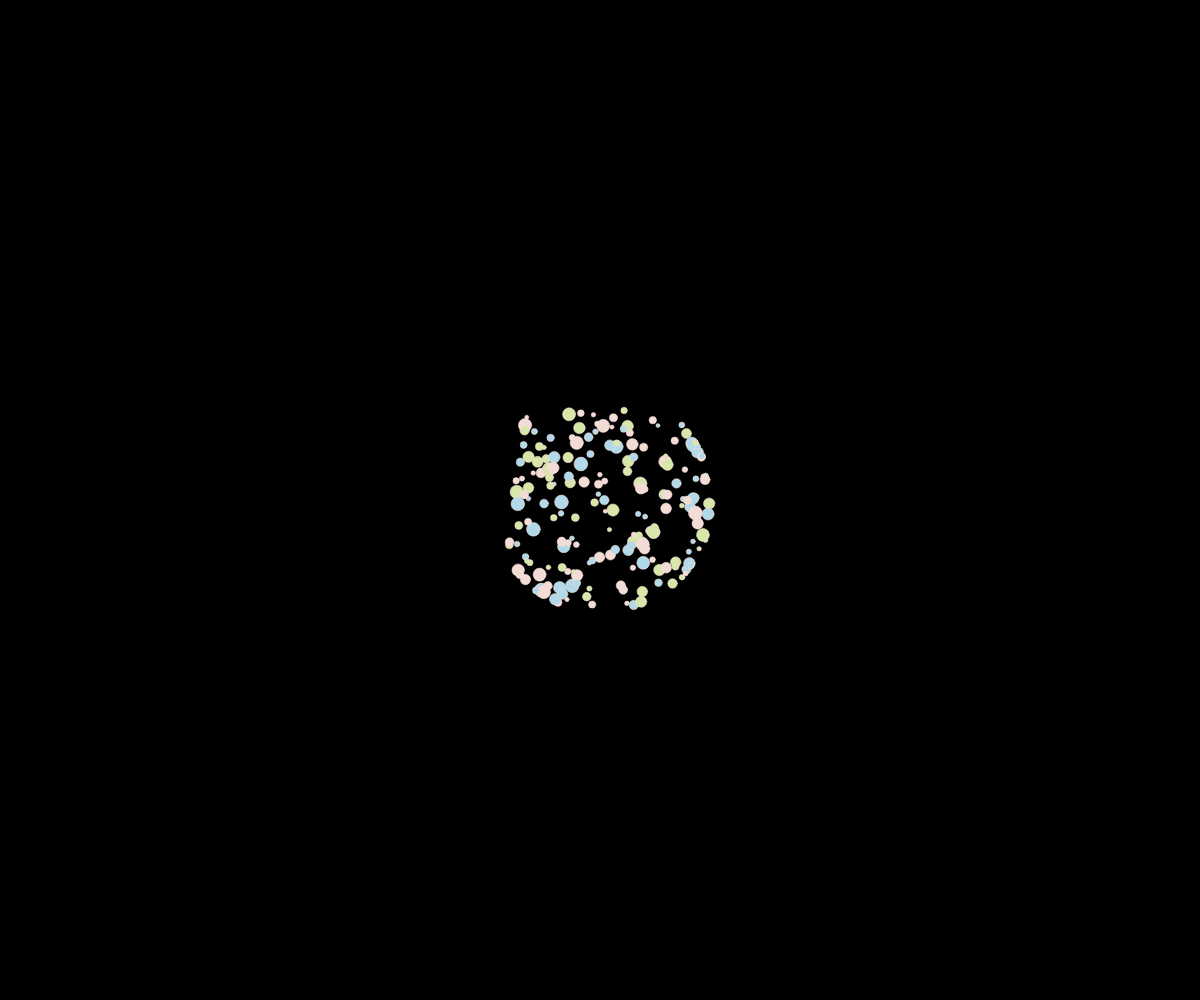
Frame 1 (no input)
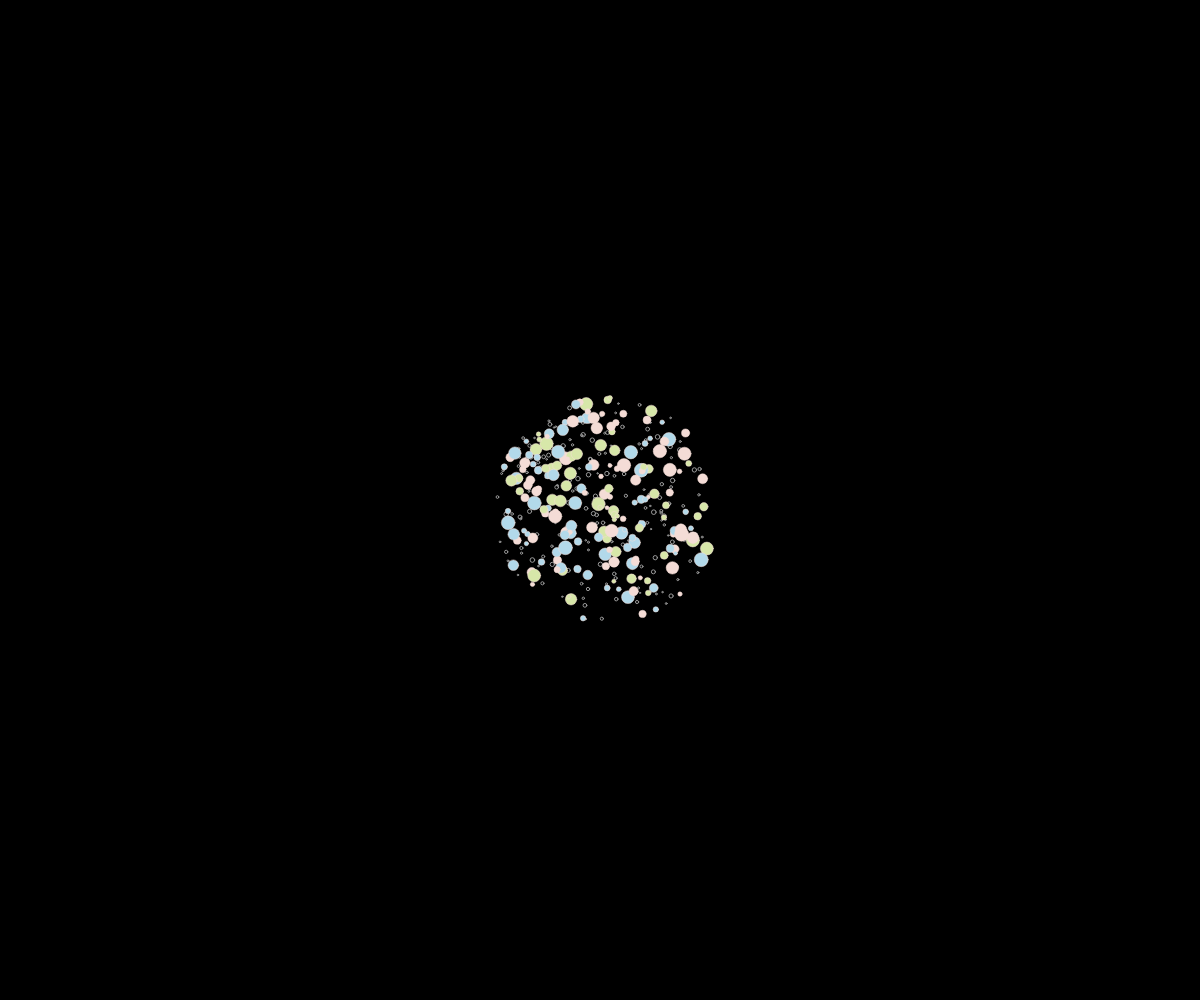
Frame 60 (no input)
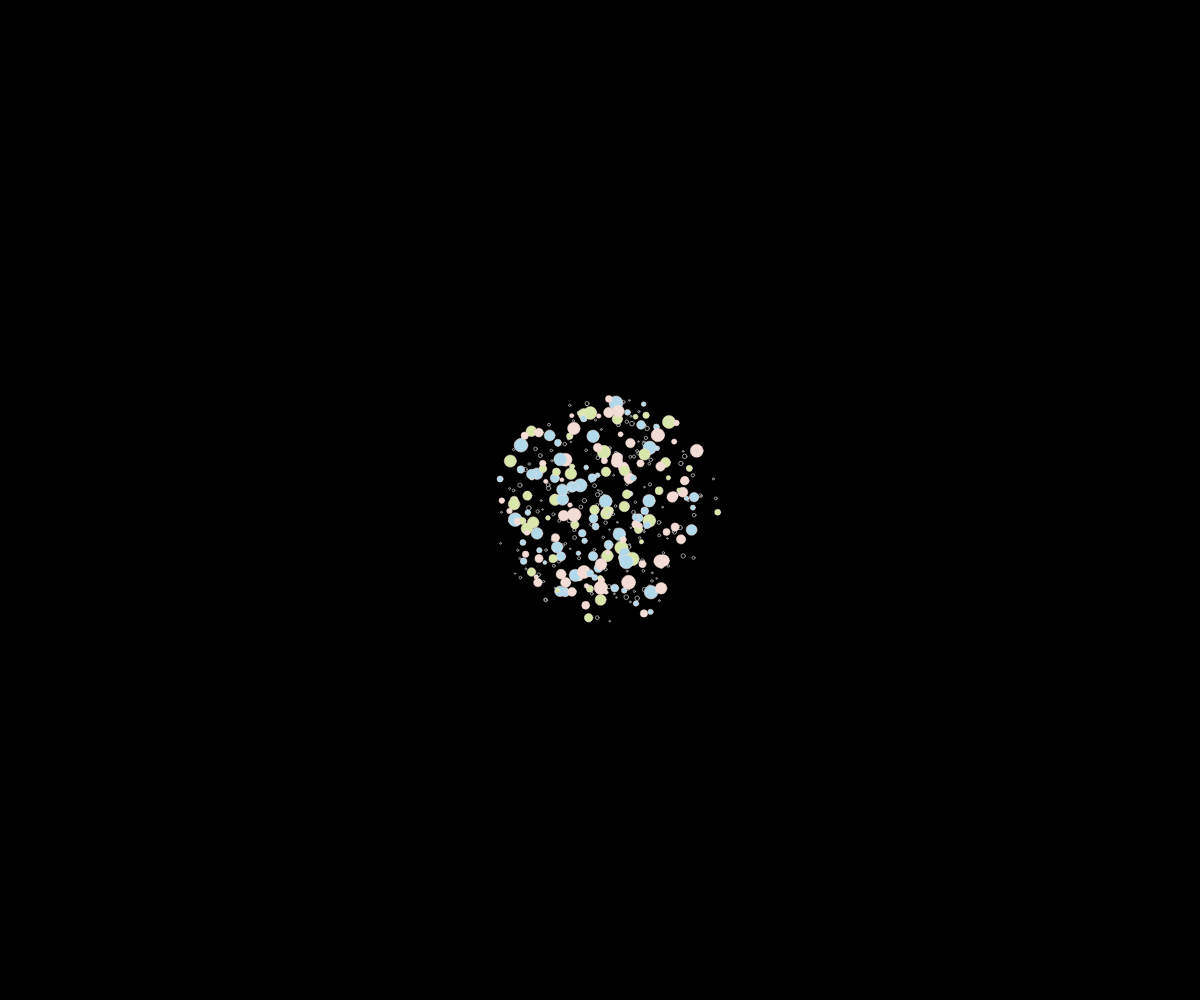
Frame 120 (the mouse pressed at the canvas centre since frame 60)

The p5.js sketch that drew these frames (run headless with seeded random() and noise() and a simulated clock; from frame 60 on, the mouse is pressed at the canvas centre):

// p5.js sketch
// ── sketch.js
/******************* FILE OVERVIEW ***************/
/* This is the p5.js file that creates a bouncy ball consisted of
 * small particles that are contained within it. It simulates
 * bouncing off of the "walls" of the canvas, and users can interact
 * with the ball by pushing the ball with their cursor
 */

/******************* CREDITS *********************/
/* Author: Mia Tang (www.mia-tang.com, miatang13@gmail.com)
 * Thanks to Friend Fan Bu's help on physics
 */

/* to turn off p5.js function / variables undefined warnings */
/*eslint no-undef: 0*/

var planet;

function setup() {
  createCanvas(window.innerWidth, window.innerHeight);
  ellipseMode(CORNERS);
  initiate();
}

function initiate() {
  /* The outer little circles that outlines the planet
   * gets initialized with random fill.
   */
  let littleParticles = []
  for (let i = 0; i < LITTLE_CIRCLE_NUM; i++) {
    let fill = random(LITTLE_CIRCLE_COLOR);
    let circle = new LittleCircle(
      LITTLE_CIRCLE_RADIUS,
      LITTLE_CIRCLE_WIDTH,
      LITTLE_CIRCLE_OUTLINE,
      fill
    );
    littleParticles.push(circle);
  }

  /* The inner particles that stays within the planet
   * gets initialized with random values.
   */
  let innerParticles = [];
  for (let j = 0; j < PARTICLE_NUM; j++) {
    let cx = width / 2 + random(PARTICLE_CX_MIN, PARTICLE_CX_MAX);
    let cy = height / 2 + random(PARTICLE_CY_MIN, PARTICLE_CY_MAX);
    let vx = random(PARTICLE_VX_MIN, PARTICLE_VX_MAX);
    let vy = random(PARTICLE_VY_MIN, PARTICLE_VY_MAX);
    let radius = random(PARTICLE_RADIUS_MIN, PARTICLE_RADIUS_MAX);
    let fill = random(PARTICLE_COLOR);
    let particle = new Particle(
      radius,
      PARTICLE_WIDTH,
      PARTICLE_OUTLINE,
      fill,
      cx,
      cy,
      vx,
      vy
    );
    innerParticles.push(particle);
  }

  planet = new Planet(
    width / 2, // center x
    height / 2, // center y
    PLANET_RADIUS_Y,
    PLANET_RADIUS_X,
    littleParticles,
    PLANET_VX,
    PLANET_VY,
    PLANET_DECELERATION_SPEED,
    innerParticles
  );
}

function draw() {
  background(0);
  update();
  planet.drawTrace();
  planet.drawParticles();
}

/* This function gets called every frame before anything on the screen
 * gets redrawn. It updates the following information of the state:
 * - planet's position 
 * - checks if the planet is in collision with the sides
 * - update inner particle's positions 
 */
function update() {
  updatePlanet();
  checkPlanetCollision();
  updateParticles();
}


/* Updates the planet's position by updating its center x position,
 * center y position, angle, and average velocity.
 */
function updatePlanet() {
  planet.cx += (planet.vx * frameRate()) / 1000;
  planet.cy += (planet.vy * frameRate()) / 1000;
  planet.angle += (planet.av * frameRate()) / 1000;
  if (planet.av > 0) { 
    planet.av -= (planet.ad * frameRate()) / 1000;
    planet.av = max(0, planet.av);
  } else if (planet.av < 0) {
    planet.av += (planet.ad * frameRate()) / 1000;
    planet.av = min(0, planet.av);
  }
}

/*********************  COLLISION CHECKERS ********************/
/* These functions perform collision checks for the planet
 * and the inner particles.
 */

function checkPlanetCollision() {
  const littleCircRadius = planet.littleCircles[0].radius;
  // checks left and right
  const planetLeft =
    planet.cx - planet.staticRX - littleCircRadius ;
  const planetRight =
    planet.cx + planet.staticRX + littleCircRadius ;
  if (planetLeft >= 0 && planetRight <= width) {
    sideNoCollision(planetLeft, planetRight);
  } else {
    sideHasCollions(planetLeft, planetRight);
  }
  // checks top and bottom
  const planetTop =
    planet.cy - planet.staticRY - littleCircRadius ;
  const planetBottom =
    planet.cy + planet.staticRY + littleCircRadius ;
  if (planetTop >= 0 && planetBottom <= height) {
    vertNoCollision(planetTop, planetBottom);
  } else {
    vertHasCollision(planetTop, planetBottom);
  }
}

/* If no collisions, the planet is a perfect ellipse
 * with its static radius, and we slow it down 
 */
function sideNoCollision(planetLeft, planetRight) {
  if (planet.inCollisionX) {
    planet.inCollisionX = false;
    planet.rx = planet.staticRX;
    planet.vx = -planet.collisionXV;
  }
  if (planet.vx > 0) {
    planet.vx -= (planet.deceleration * frameRate()) / 1000;
    planet.vx = max(0, planet.vx);
  } else if (planet.vx < 0) {
    planet.vx += (planet.deceleration * frameRate()) / 1000;
    planet.vx = min(0, planet.vx);
  }
}

/* If planet has collisions on left or right, we update
 * its velocity of the x-axis.
 */
function sideHasCollions(planetLeft, planetRight) {
  if (!planet.inCollisionX) {
    planet.collisionXV = planet.vx;
    planet.inCollisionX = true;
  }

  if (planetRight > width) {
    const ratio = planet.maxV / ((1 - planet.maxCompression) * planet.staticRX);
    const newRX = width - planet.littleCircles[0].radius - planet.cx;
    planet.rx = newRX;

    if (planet.vx > 10) {
      planet.vx = planet.collisionXV - ratio * (planet.staticRX - newRX);
    } else {
      planet.vx = -(planet.collisionXV - ratio * (planet.staticRX - newRX));
    }
  } else if (planetLeft < 0) {
    const ratio = planet.maxV / ((1 - planet.maxCompression) * planet.staticRX);
    const newRX = planet.cx - planet.littleCircles[0].radius;
    planet.rx = newRX;

    if (planet.vx < -10) {
      planet.vx = planet.collisionXV + ratio * (planet.staticRX - newRX);
    } else {
      planet.vx = -(planet.collisionXV + ratio * (planet.staticRX - newRX));
    }
  }
}

/* If no collisions, the planet is a perfect ellipse
 * with its static radius, and we slow it down 
 */
function vertNoCollision(planetTop, planetBottom) {
  if (planet.inCollisionY) {
    planet.inCollisionY = false;
    planet.ry = planet.staticRY;
    planet.vy = -planet.collisionYV;
  }

  if (planet.vy > 0) {
    planet.vy -= (planet.deceleration * frameRate()) / 1000;
    planet.vy = max(0, planet.vy);
  } else if (planet.vy < 0) {
    planet.vy += (planet.deceleration * frameRate()) / 1000;
    planet.vy = min(0, planet.vy);
  }
}

/* If planet has collisions on top or bottom, we update
 * its velocity of the y-axis.
 */
function vertHasCollision(planetTop, planetBottom) {
  if (!planet.inCollisionY) {
    planet.collisionYV = planet.vy;
    planet.inCollisionY = true;
  }
  if (planetBottom > height) {
    const ratio = planet.maxV / ((1 - planet.maxCompression) * planet.staticRY);
    const newRY = height - planet.littleCircles[0].radius - planet.cy;
    planet.ry = newRY;
    if (planet.vy > 10) {
      planet.vy = planet.collisionYV - ratio * (planet.staticRY - newRY);
    } else {
      planet.vy = -(planet.collisionYV - ratio * (planet.staticRY - newRY));
    }
  } else if (planetTop < 0) {
    const ratio = planet.maxV / ((1 - planet.maxCompression) * planet.staticRY);
    const newRY = planet.cy - planet.littleCircles[0].radius;
    planet.ry = newRY;
    if (planet.vy < -10) {
      planet.vy = planet.collisionYV + ratio * (planet.staticRY - newRY);
    } else {
      planet.vy = -(planet.collisionYV + ratio * (planet.staticRY - newRY));
    }
  }
}

/* This function updates the positions of the particles 
 * inside the planet. 
 */
function updateParticles() {
  const littleCircRadius = planet.littleCircles[0].radius;
  planet.innerParticles.forEach(particle => {
    particle.traceUpdate();
    particle.cx += ((planet.vx + particle.vx) * frameRate()) / 1000;
    particle.cy += ((planet.vy + particle.vy) * frameRate()) / 1000;
    const h = planet.cx;
    const k = planet.cy;
    const a = planet.rx - littleCircRadius - particle.radius;
    const b = planet.ry - littleCircRadius - particle.radius;
    const determinant = ellipseDeterminant(
      particle.cx,
      particle.cy,
      h,
      k,
      a,
      b
    );
    if (determinant >= 1) {
      const nx = particle.cx - planet.cx;
      const ny = particle.cy - planet.cy;
      const dot_n_v = nx * particle.vx + ny * particle.vy;
      if (dot_n_v > 0) {
        const nv_x = (dot_n_v / (pow(nx, 2) + pow(ny, 2))) * nx;
        const nv_y = (dot_n_v / (pow(nx, 2) + pow(ny, 2))) * ny;
        const tv_x = particle.vx - nv_x;
        const tv_y = particle.vy - nv_y;
        particle.vx = -nv_x + tv_x;
        particle.vy = -nv_y + tv_y;
      }
      const x0 = nx;
      const y0 = ny;
      const x =
        (a * b * x0) / sqrt(a * a * y0 * y0 + b * b * x0 * x0) + planet.cx;
      const y =
        (a * b * y0) / sqrt(a * a * y0 * y0 + b * b * x0 * x0) + planet.cy;
      particle.cx = x;
      particle.cy = y;
    }
  });
}

/*********************  INTERACTION ************************/

function mouseMoved() {
  motion(createVector(mouseX, mouseY));
}

/* Ellipse-Line Intersection equation from
 * http://mathworld.wolfram.com/Ellipse-LineIntersection.html 
 */ 
function motion(event) {
  if (planet.lastMouseTime == 0) {
    updateMouseDeterminant(millis(), event);
  }
  const dt = millis() - planet.lastMouseTime;
  if (dt > 0) {
    const result = calcDeterminant(planet, event, dt);
    let determinant, dx, dy, vx, vy;
    [determinant, dx, dy, vx, vy] = [
      result[0],
      result[1],
      result[2],
      result[3],
      result[4]
    ];
    if (planet.lastMouseDeterminant >= 1 && determinant < 1) {
      const nx = planet.cx - planet.lastMouseX;
      const ny = planet.cy - planet.lastMouseY;
      const dot_n_v = nx * vx + ny * vy;
      if (dot_n_v > 0) {
        const nv_x = (dot_n_v / (pow(nx, 2) + pow(ny, 2))) * nx;
        const nv_y = (dot_n_v / (pow(nx, 2) + pow(ny, 2))) * ny;
        const tv_x = vx - nv_x;
        const tv_y = vy - nv_y;
        if (!planet.inCollisionX && !planet.inCollisionY) {
          updateVXVY(nv_x, nv_y);
        }
        const cross_n_tv = tv_x * ny - tv_y * nx;
        const tv_m = sqrt(tv_x * tv_x + tv_y * tv_y);
        if (cross_n_tv > 0) {
          const aRadius = (planet.rx + planet.ry) / 2;
          const newAV =
            planet.av + (tv_m / aRadius) * planet.mousePlanetAVRatio;
          planet.av = min(planet.maxAngleVelocity, newAV);
        } else if (cross_n_tv < 0) {
          const aRadius = (planet.rx + planet.ry) / 2;
          const newAV =
            planet.av - (tv_m / aRadius) * planet.mousePlanetAVRatio;
          planet.av = max(-planet.maxAngleVelocity, newAV);
        }
      }
    }
    updateLastDeterminant(millis(), event);
  }
}

/*********************  INTERACTION HELPER ********************/
/* These functions are called in the motion function, which 
 * gets called when the user's cursor moves within the canvas
 */

function updateMouseDeterminant(event) {
  planet.lastMouseTime = millis();
  planet.lastMouseX = event.x;
  planet.lastMouseY = event.y;
  const a = planet.rx + planet.littleCircles[0].radius;
  const b = planet.ry + planet.littleCircles[0].radius;
  const x = planet.lastMouseX;
  const y = planet.lastMouseY;
  const h = planet.cx;
  const k = planet.cy;
  planet.lastMouseDeterminant = ellipseDeterminant(x, y, h, k, a, b);
}

function updateVXVY(nv_x, nv_y) {
  let newVX = planet.vx + nv_x * planet.mousePlanetVelocityRatio;
  if (newVX > planet.maxV) {
    newVX = planet.maxV;
  } else if (newVX < -planet.maxV) {
    newVX = -planet.maxV;
  }
  let newVY = planet.vy + nv_y * planet.mousePlanetVelocityRatio;
  if (newVY > planet.maxV) {
    newVY = planet.maxV;
  } else if (newVY < -planet.maxV) {
    newVY = -planet.maxV;
  }
  planet.vx = newVX;
  planet.vy = newVY;
}

function updateLastDeterminant(milli_sec, event) {
  planet.lastMouseTime = milli_sec;
  planet.lastMouseX = event.x;
  planet.lastMouseY = event.y;
  const a = planet.rx + planet.littleCircles[0].radius;
  const b = planet.ry + planet.littleCircles[0].radius;
  const x = planet.lastMouseX;
  const y = planet.lastMouseY;
  const h = planet.cx;
  const k = planet.cy;
  planet.lastMouseDeterminant = ellipseDeterminant(x, y, h, k, a, b);
}

// ── classes.js
/******************* FILE OVERVIEW ***************/
/* This file contains the classes used in sketch.js
 * Planet
 * LittleCircles
 * Particle
 * Trace
 */

/******************* CREDITS *********************/
/* Author: Mia Tang (www.mia-tang.com, miatang13@gmail.com)
 * Thanks to Friend Fan Bu's help on physics
 */

/* to turn off p5.js function / variables undefined warnings */
/*eslint no-undef: 0*/

class Planet {
  constructor(
    cx,
    cy,
    ry,
    rx,
    littleParticles,
    vx,
    vy,
    deceleration,
    innerParticles
  ) {
    this.cx = cx;
    this.cy = cy;
    this.ry = ry;
    this.rx = rx;
    this.angle = 0; //offset
    this.av = 0;
    this.ad = PI / 6;
    this.maxAngleVelocity = PI;
    this.staticRY = ry;
    this.staticRX = rx;
    this.littleCircles = littleParticles;
    this.vx = vx;
    this.vy = vy;
    this.maxV = 500;
    this.deceleration = deceleration;
    this.inCollisionX = false;
    this.inCollisionY = false;
    this.collisionXV = 0;
    this.collisionYV = 0;
    this.maxCompression = 0.5;
    this.lastMouseX = 0;
    this.lastMouseY = 0;
    this.lastMouseDeterminant = 0;
    this.lastMouseTime = 0;
    this.mousePlanetVelocityRatio = 1;
    this.mousePlanetAVRatio = 0.15;
    this.innerParticles = innerParticles;
  }

  drawLittleCircles() {
    const a = this.rx;
    const b = this.ry;
    const numCircles = this.littleCircles.length;
    for (let i = 0; i < numCircles; i++) {
      const theta = (TWO_PI / numCircles) * i + this.angle;
      const y0 = sin(theta) * 100;
      const x0 = cos(theta) * 100;
      const x =
        (a * b * x0) / sqrt(a * a * y0 * y0 + b * b * x0 * x0) + this.cx;
      const y =
        (a * b * y0) / sqrt(a * a * y0 * y0 + b * b * x0 * x0) + this.cy;
      const radius = this.littleCircles[i].radius;
      const width = this.littleCircles[i].width;
      const outline = this.littleCircles[i].outline;
      const color = this.littleCircles[i].fill;
      push();
      fill(color);
      stroke(outline);
      ellipse(x - radius, y - radius, x + radius, y + radius);
      pop();
    }
  }

  drawParticles() {
    this.innerParticles.forEach(particle => {
      const x = particle.cx;
      const y = particle.cy;
      const radius = particle.radius;
      const width = particle.width;
      const outline = particle.outline;
      const color = particle.fill;
      push();
      fill(color);
      stroke(outline);
      strokeWeight(0.5);
      ellipse(x - radius, y - radius, x + radius, y + radius);
      pop();
    });
  }

  drawTrace() {
    this.innerParticles.forEach(particle => {
      particle.trace.forEach(trace => {
        trace.draw();
      });
    });
  }

  drawLine() {
    const num = this.innerParticles.length;
    push();
    strokeWeight(1);
    stroke(255);
    for (let i = 0; i < num - 1; i++) {
      line(
        this.innerParticles[i].cx,
        this.innerParticles[i].cy,
        this.innerParticles[i + 1].cx,
        this.innerParticles[i + 1].cy
      );
    }
    pop();
  }

  drawCurve() {
    const num = this.innerParticles.length;
    push();
    strokeWeight(0.5);
    stroke(255);
    noFill();
    for (let i = 0; i < num - 2; i++) {
      triangle(
        this.innerParticles[i].cx,
        this.innerParticles[i].cy,
        this.innerParticles[i + 1].cx,
        this.innerParticles[i + 1].cy,
        this.innerParticles[i + 2].cx,
        this.innerParticles[i + 2].cy
      );
    }
    pop();
  }
}

class LittleCircle {
  constructor(radius, width, outline, fill) {
    this.radius = radius;
    this.width = width;
    this.outline = outline;
    this.fill = fill;
  }
}

class Particle extends LittleCircle {
  constructor(radius, width, outline, fill, cx, cy, vx, vy) {
    super(radius, width, outline, fill);
    this.cx = cx;
    this.cy = cy;
    this.vx = vx;
    this.vy = vy;
    this.trace = [];
  }
  
  traceUpdate() {
    if (this.trace.length > TC_MAX) {
      this.trace.shift();
    }
    let tc = new Trace(this.cx, this.cy, this.radius / 3);
    this.trace.push(tc);
  }
}

class Trace {
  constructor(x, y, r) {
    this.x = x;
    this.y = y;
    this.r = r;
    this.birthday = millis();
  }

  draw() {
    let now = millis();
    let hasBeen = now - this.birthday;
    let hasBeenPer = hasBeen / 3000;

    if (hasBeenPer > 0 && hasBeenPer < 1) {
      let alpha = map(hasBeenPer, 0, 1, 155, 0);
      let r = map(hasBeenPer, 0, 1, 20, 1);
      push();
      fill(alpha);
      noFill();
      stroke(alpha);
      ellipse(
        this.x - this.r,
        this.y - this.r,
        this.x + this.r,
        this.y + this.r
      );
      pop();
    }
  }
}

// ── constants.js
/******************* FILE OVERVIEW ***************/
/* This file contains the constant values used
 * in sketch.js
 */

/******************* CREDITS *********************/
/* Author: Mia Tang (www.mia-tang.com, miatang13@gmail.com)
 * Thanks to Friend Fan Bu's help on physics
 */

/* to turn off p5.js function / variables undefined warnings */
/*eslint no-undef: 0*/


/******************* COLORS *********************/
const DARK_PURPLE = "#792BB2";
const BLUE = "#2E42CB";
const PINK = "#F75781";
const PURPLE = "#E365E4";
const ORANGE = "#FA5348";
const DARK_BEIGE = "#DFC7C1";
const BEIGE = "#F4DCD6";
const LIGHT_BLUE = "#B2D9EA";
const MUTED_BLUE = "#84B4C8";
const TURQ = "#619196";
const PASTEL_GREEN = "#D7E7A9";

const LITTLE_CIRCLE_COLOR = [DARK_PURPLE];
const PARTICLE_COLOR = [PASTEL_GREEN, BEIGE, LIGHT_BLUE];
const LITTLE_CIRCLE_OUTLINE = "grey";
const PARTICLE_OUTLINE = BEIGE;

/******************* LITTLE CIRCLE***************/
const LITTLE_CIRCLE_RADIUS = 6;
const LITTLE_CIRCLE_WIDTH = 0;
const LITTLE_CIRCLE_NUM = 30;

/******************* PARTICLE *******************/
const PARTICLE_NUM = 200;
const PARTICLE_VX_MIN = 50;
const PARTICLE_VX_MAX = 300;
const PARTICLE_VY_MIN = 50;
const PARTICLE_VY_MAX = 300;
const PARTICLE_WIDTH = 0;
const PARTICLE_CX_MIN = -100;
const PARTICLE_CX_MAX = 100;
const PARTICLE_CY_MIN = -100;
const PARTICLE_CY_MAX = 100;
const PARTICLE_RADIUS_MIN = 2;
const PARTICLE_RADIUS_MAX = 7;

/******************* PLANET *********************/
const PLANET_RADIUS_Y = 120;
const PLANET_RADIUS_X = 120;
const PLANET_VX = 15;
const PLANET_VY = 18;
const PLANET_DECELERATION_SPEED = 18;

/******************* TRACE *********************/
const TC_MAX = 1;

// ── utility.js
/******************* FILE OVERVIEW ***************/
/* This file contains functional utility 
 * functions used by sketch.js file. 
 * These functions do not change the state. 
 */

/******************* CREDITS *********************/
/* Author: Mia Tang (www.mia-tang.com, miatang13@gmail.com)
 * Thanks to Friend Fan Bu's help on physics
 */

/* to turn off p5.js function / variables undefined warnings */
/* eslint no-undef: 0*/ 

function ellipseDeterminant(x, y, h, k, a, b) {
  const determinant = (x - h) ** 2 / pow(a, 2) + pow(y - k, 2) / pow(b, 2);
  return determinant;
}

function calcDeterminant(planet, event, dt) {
  const dx = event.x - planet.lastMouseX;
  const dy = event.y - planet.lastMouseY;
  const vx = round((dx * 1000) / dt);
  const vy = round((dy * 1000) / dt);
  const h = planet.cx;
  const k = planet.cy;
  const a = planet.rx + planet.littleCircles[0].radius;
  const b = planet.ry + planet.littleCircles[0].radius;
  const determinant = ellipseDeterminant(event.x, event.y, h, k, a, b);
  return [determinant, dx, dy, vx, vy];
}
